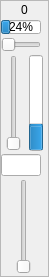
<?xml version="1.0" encoding="UTF-8"?>
<ui version="4.0">
 <class>CBeatFrame</class>
 <widget class="QFrame" name="CBeatFrame">
  <property name="geometry">
   <rect>
    <x>0</x>
    <y>0</y>
    <width>49</width>
    <height>277</height>
   </rect>
  </property>
  <property name="maximumSize">
   <size>
    <width>49</width>
    <height>16777215</height>
   </size>
  </property>
  <property name="windowTitle">
   <string>Frame</string>
  </property>
  <property name="frameShape">
   <enum>QFrame::StyledPanel</enum>
  </property>
  <property name="frameShadow">
   <enum>QFrame::Raised</enum>
  </property>
  <layout class="QVBoxLayout" name="verticalLayout">
   <property name="spacing">
    <number>3</number>
   </property>
   <property name="leftMargin">
    <number>0</number>
   </property>
   <property name="topMargin">
    <number>2</number>
   </property>
   <property name="rightMargin">
    <number>0</number>
   </property>
   <property name="bottomMargin">
    <number>2</number>
   </property>
   <item>
    <widget class="QLabel" name="label">
     <property name="autoFillBackground">
      <bool>true</bool>
     </property>
     <property name="text">
      <string>0</string>
     </property>
     <property name="alignment">
      <set>Qt::AlignCenter</set>
     </property>
    </widget>
   </item>
   <item>
    <widget class="QProgressBar" name="LenProgress">
     <property name="minimumSize">
      <size>
       <width>40</width>
       <height>0</height>
      </size>
     </property>
     <property name="maximumSize">
      <size>
       <width>40</width>
       <height>14</height>
      </size>
     </property>
     <property name="value">
      <number>24</number>
     </property>
    </widget>
   </item>
   <item>
    <widget class="QSlider" name="LenSlider">
     <property name="minimumSize">
      <size>
       <width>40</width>
       <height>0</height>
      </size>
     </property>
     <property name="maximumSize">
      <size>
       <width>40</width>
       <height>18</height>
      </size>
     </property>
     <property name="maximum">
      <number>100</number>
     </property>
     <property name="orientation">
      <enum>Qt::Horizontal</enum>
     </property>
    </widget>
   </item>
   <item>
    <layout class="QHBoxLayout" name="horizontalLayout">
     <property name="spacing">
      <number>2</number>
     </property>
     <item>
      <widget class="QSlider" name="VolSlider">
       <property name="maximumSize">
        <size>
         <width>18</width>
         <height>16777215</height>
        </size>
       </property>
       <property name="maximum">
        <number>100</number>
       </property>
       <property name="orientation">
        <enum>Qt::Vertical</enum>
       </property>
      </widget>
     </item>
     <item>
      <widget class="QProgressBar" name="VolProgress">
       <property name="maximumSize">
        <size>
         <width>14</width>
         <height>16777215</height>
        </size>
       </property>
       <property name="maximum">
        <number>100</number>
       </property>
       <property name="value">
        <number>24</number>
       </property>
       <property name="orientation">
        <enum>Qt::Vertical</enum>
       </property>
      </widget>
     </item>
    </layout>
   </item>
   <item>
    <widget class="QLineEdit" name="PitchEdit">
     <property name="minimumSize">
      <size>
       <width>40</width>
       <height>0</height>
      </size>
     </property>
     <property name="maximumSize">
      <size>
       <width>40</width>
       <height>16777215</height>
      </size>
     </property>
    </widget>
   </item>
   <item>
    <layout class="QHBoxLayout" name="horizontalLayout_2">
     <property name="spacing">
      <number>0</number>
     </property>
     <item>
      <widget class="QSlider" name="PitchSlider">
       <property name="maximumSize">
        <size>
         <width>18</width>
         <height>16777215</height>
        </size>
       </property>
       <property name="minimum">
        <number>0</number>
       </property>
       <property name="maximum">
        <number>127</number>
       </property>
       <property name="value">
        <number>0</number>
       </property>
       <property name="orientation">
        <enum>Qt::Vertical</enum>
       </property>
      </widget>
     </item>
    </layout>
   </item>
  </layout>
 </widget>
 <resources/>
 <connections/>
</ui>
